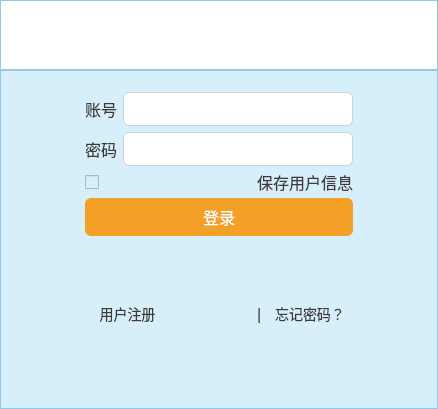
<?xml version="1.0" encoding="UTF-8"?>
<ui version="4.0">
 <class>LoginDialog</class>
 <widget class="QDialog" name="LoginDialog">
  <property name="geometry">
   <rect>
    <x>0</x>
    <y>0</y>
    <width>438</width>
    <height>409</height>
   </rect>
  </property>
  <property name="windowTitle">
   <string>LoginDialog</string>
  </property>
  <property name="styleSheet">
   <string notr="true"/>
  </property>
  <layout class="QVBoxLayout" name="verticalLayout_3">
   <property name="spacing">
    <number>0</number>
   </property>
   <property name="leftMargin">
    <number>0</number>
   </property>
   <property name="topMargin">
    <number>0</number>
   </property>
   <property name="rightMargin">
    <number>0</number>
   </property>
   <property name="bottomMargin">
    <number>0</number>
   </property>
   <item>
    <widget class="QWidget" name="topWidget" native="true">
     <property name="maximumSize">
      <size>
       <width>16777215</width>
       <height>70</height>
      </size>
     </property>
     <property name="styleSheet">
      <string notr="true">QWidget{border:1px solid #92C8E8; margin: 0px;background-color:white} QPushButton{border:0px;margin:0px;}
QLabel{border:0px;margin:0px;}</string>
     </property>
     <layout class="QHBoxLayout" name="horizontalLayout">
      <item>
       <widget class="QLabel" name="iconLabel">
        <property name="text">
         <string/>
        </property>
        <property name="pixmap">
         <pixmap>:/images/upleft</pixmap>
        </property>
       </widget>
      </item>
      <item>
       <widget class="QPushButton" name="minBtn">
        <property name="maximumSize">
         <size>
          <width>20</width>
          <height>20</height>
         </size>
        </property>
        <property name="text">
         <string/>
        </property>
        <property name="icon">
         <iconset resource="../widget.qrc">
          <normaloff>:/resources/images/mininum</normaloff>:/resources/images/mininum</iconset>
        </property>
       </widget>
      </item>
      <item>
       <widget class="QPushButton" name="closeBtn">
        <property name="maximumSize">
         <size>
          <width>20</width>
          <height>20</height>
         </size>
        </property>
        <property name="text">
         <string/>
        </property>
        <property name="icon">
         <iconset resource="../widget.qrc">
          <normaloff>:/resources/images/close</normaloff>:/resources/images/close</iconset>
        </property>
       </widget>
      </item>
     </layout>
    </widget>
   </item>
   <item>
    <widget class="QWidget" name="bottomWidget" native="true">
     <property name="styleSheet">
      <string notr="true">border:1px solid #92C8E8; background-color:#D6EFFB;</string>
     </property>
     <layout class="QHBoxLayout" name="horizontalLayout_2">
      <item>
       <layout class="QVBoxLayout" name="bottomLayout">
        <item>
         <widget class="QWidget" name="bottomCenterWidget" native="true">
          <property name="minimumSize">
           <size>
            <width>0</width>
            <height>250</height>
           </size>
          </property>
          <property name="maximumSize">
           <size>
            <width>290</width>
            <height>16777215</height>
           </size>
          </property>
          <property name="styleSheet">
           <string notr="true">QWidget{border:0px;}
QLabel{color:#3F3A39;font-size:16px;font-family:楷体;}
QLineEdit{border:1px solid #CBD2D5 ;height:32px;border-radius:6px;background:white;padding-left:5px;}
QPushButton{border:0px;background:#F3A026;color:white;border-radius:6px;font-size:16px}</string>
          </property>
          <layout class="QVBoxLayout" name="verticalLayout">
           <item>
            <layout class="QHBoxLayout" name="userLayout">
             <item>
              <widget class="QLabel" name="userLabel">
               <property name="maximumSize">
                <size>
                 <width>32</width>
                 <height>16777215</height>
                </size>
               </property>
               <property name="text">
                <string>账号</string>
               </property>
              </widget>
             </item>
             <item>
              <widget class="QLineEdit" name="userLineEdit">
               <property name="maximumSize">
                <size>
                 <width>230</width>
                 <height>16777215</height>
                </size>
               </property>
              </widget>
             </item>
            </layout>
           </item>
           <item>
            <layout class="QHBoxLayout" name="pwdLayout">
             <item>
              <widget class="QLabel" name="passwdLabel">
               <property name="maximumSize">
                <size>
                 <width>32</width>
                 <height>16777215</height>
                </size>
               </property>
               <property name="text">
                <string>密码</string>
               </property>
              </widget>
             </item>
             <item>
              <widget class="QLineEdit" name="passwdLineEdit">
               <property name="maximumSize">
                <size>
                 <width>230</width>
                 <height>16777215</height>
                </size>
               </property>
              </widget>
             </item>
            </layout>
           </item>
           <item>
            <layout class="QHBoxLayout" name="checkLayout">
             <item>
              <widget class="QCheckBox" name="checkBox">
               <property name="text">
                <string/>
               </property>
              </widget>
             </item>
             <item alignment="Qt::AlignRight">
              <widget class="QLabel" name="checkLabel">
               <property name="maximumSize">
                <size>
                 <width>16777215</width>
                 <height>20</height>
                </size>
               </property>
               <property name="text">
                <string>保存用户信息</string>
               </property>
              </widget>
             </item>
            </layout>
           </item>
           <item>
            <layout class="QHBoxLayout" name="signInLayout">
             <item>
              <widget class="QPushButton" name="signInBtn">
               <property name="minimumSize">
                <size>
                 <width>230</width>
                 <height>38</height>
                </size>
               </property>
               <property name="text">
                <string>登录</string>
               </property>
              </widget>
             </item>
            </layout>
           </item>
           <item>
            <layout class="QHBoxLayout" name="restoreLayout">
             <item>
              <widget class="QPushButton" name="registerBtn">
               <property name="styleSheet">
                <string notr="true">QPushButton{border:0;background-color:transparent;color:#3F3A39;font-size:14px}
QPushButton:hover{color:#CBD2D5}</string>
               </property>
               <property name="text">
                <string>用户注册</string>
               </property>
              </widget>
             </item>
             <item alignment="Qt::AlignRight|Qt::AlignVCenter">
              <widget class="QLabel" name="VLabel">
               <property name="text">
                <string>|</string>
               </property>
              </widget>
             </item>
             <item alignment="Qt::AlignHCenter|Qt::AlignVCenter">
              <widget class="QPushButton" name="forgetBtn">
               <property name="styleSheet">
                <string notr="true">QPushButton{border:0;background-color:transparent;color:#3F3A39;font-size:14px}QPushButton:hover{color:#CBD2D5}</string>
               </property>
               <property name="text">
                <string>忘记密码？</string>
               </property>
              </widget>
             </item>
            </layout>
           </item>
          </layout>
         </widget>
        </item>
       </layout>
      </item>
     </layout>
    </widget>
   </item>
  </layout>
 </widget>
 <layoutdefault spacing="6" margin="11"/>
 <resources>
  <include location="../widget.qrc"/>
 </resources>
 <connections/>
</ui>
